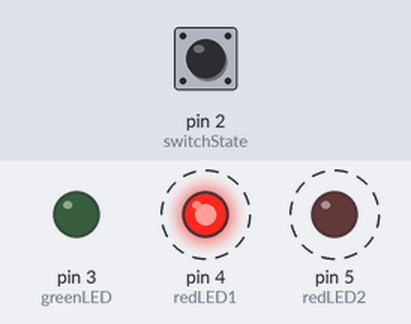
A sketch run on a simulated Arduino Uno, built with avr-gcc and run on an emulated ATmega328P. Shown: output pins drawn as LEDs (lit = HIGH). Dashed ring = blinking. The inputs (shaded band) are chosen by the test bench; at power-on: pin 2 (switchState) HIGH.

Above: at 2.8 s.
2.9 s: pin 2 (switchState) pulled LOW for 1.2 s
At 3.5 s:
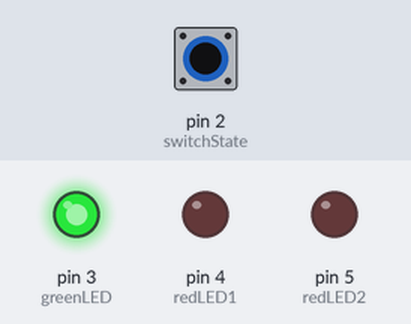
6.4 s: pin 2 (switchState) pulled LOW for 3.2 s
At 10.0 s:
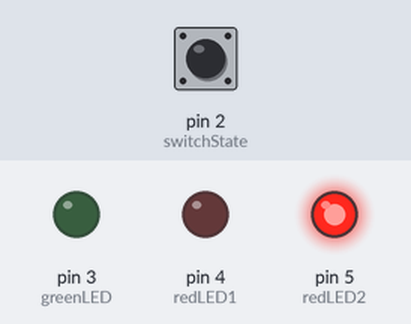
Timing chart, 0 to 17.1 s (numbered marks = the images above; inputs shaded):
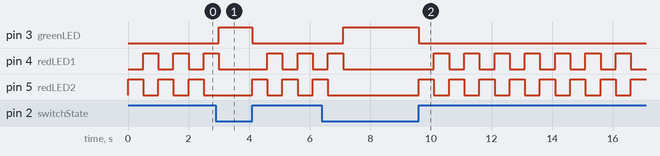

Measured:
- after the input at 2.9 s, pin 3 (greenLED): LOW → HIGH after 0.10 s, → LOW 1.1 s later
- after the input at 6.4 s, pin 3 (greenLED): LOW → HIGH after 0.70 s, → LOW 2.5 s later
- by itself, pin 5 (redLED2): repeats every 1.0 s: HIGH 0.50 s, LOW 0.50 s

The sketch:

starterkit-project-02.ino
```cpp
const int switchState = 2;
const int greenLED = 3;
const int redLED1 = 4;
const int redLED2 = 5;

void setup() {
  pinMode(greenLED, OUTPUT);
  pinMode(redLED1, OUTPUT);
  pinMode(redLED2, OUTPUT);
  pinMode(switchState, INPUT);
}

void loop() {
  const int timeDelay = 500;

  if (digitalRead(switchState) == LOW) { // button not pressed
    turnOn(greenLED);
    turnOff(redLED1);
    turnOff(redLED2);
  }
  else {
    turnOff(greenLED);

    turnOff(redLED1);
    turnOn(redLED2);
    delay(timeDelay);

    turnOn(redLED1);
    turnOff(redLED2);
    delay(timeDelay);
  }
}

void turnOff(int led) {
  digitalWrite(led, LOW);
}

void turnOn(int led) {
  digitalWrite(led, HIGH);
}
```
